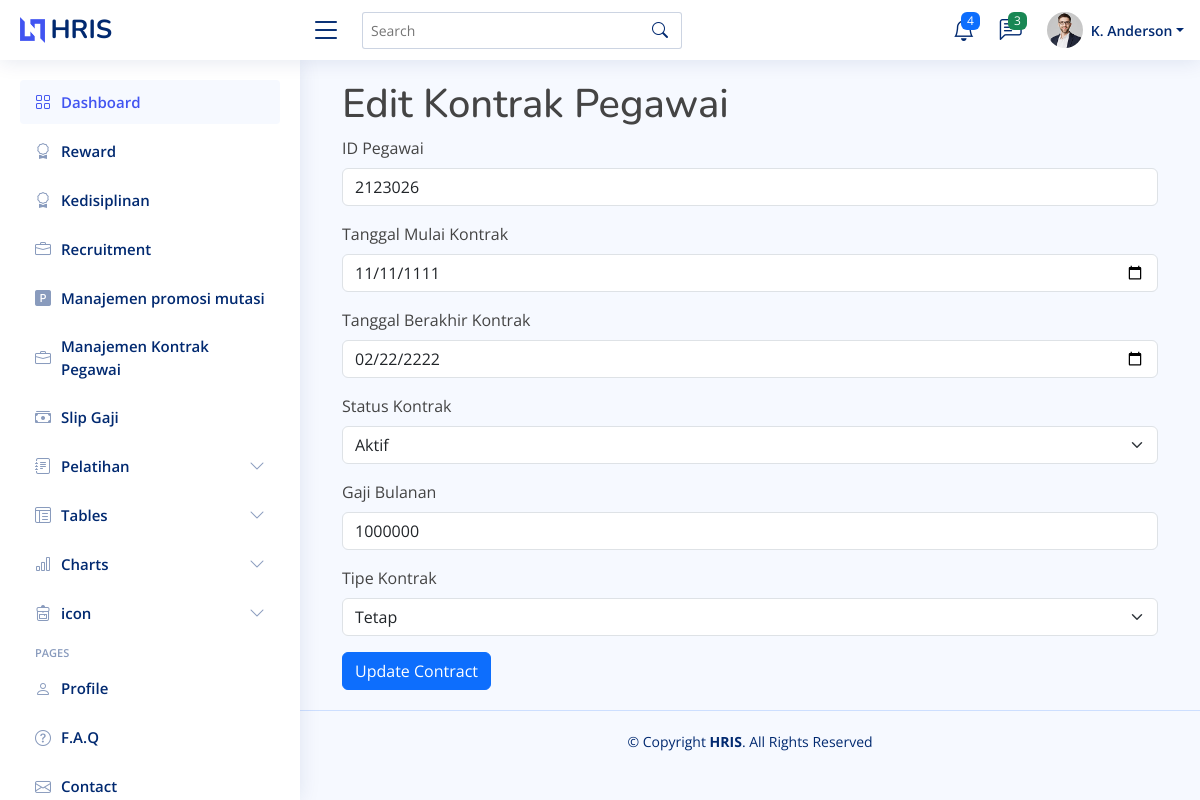
Page /kontrak_pegawai/edit_kontrak.php?id=2123026 on the earlier database version.
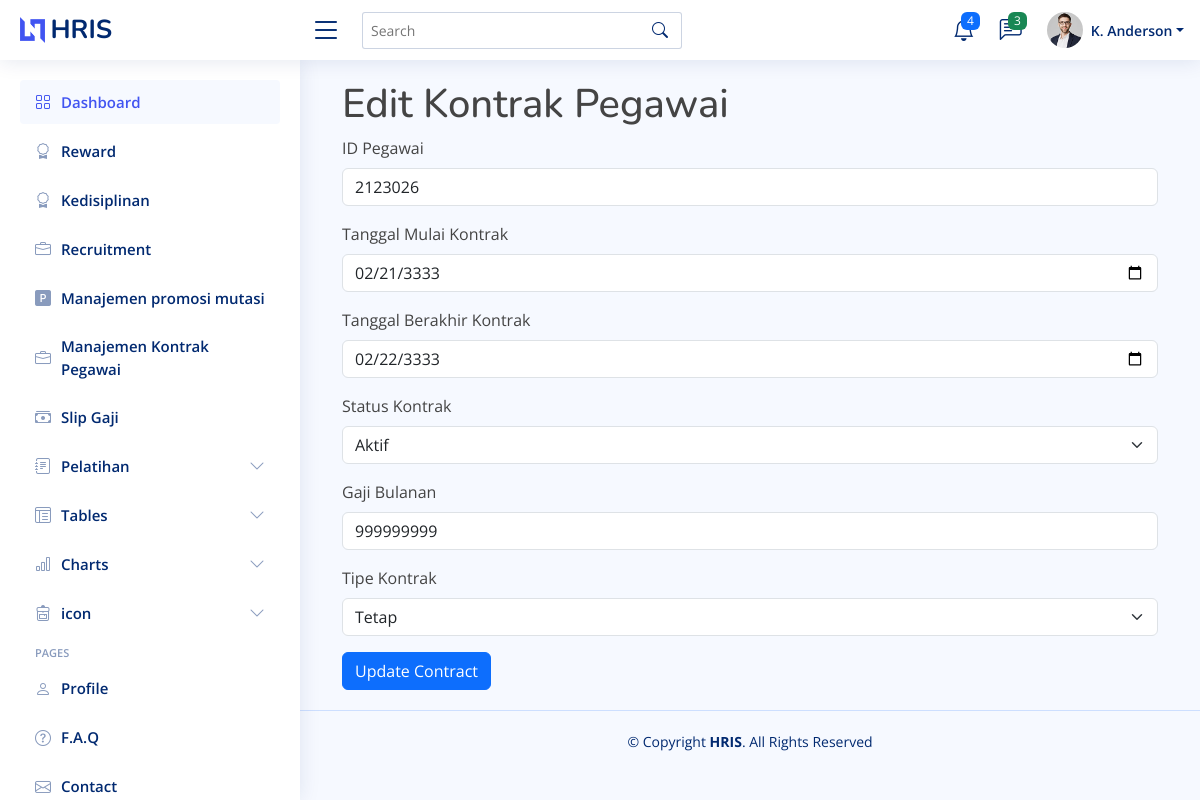
Same page on the later database version.
### kontrak_pegawai/edit_kontrak.php (the view, shortened to what this page needs)
<?php
include '../template/header.php';
include '../template/sidebar.php';
include '../connection.php';
$id = $_GET['id'];
$result = $conn->query("SELECT * FROM `kontrak pegawai` WHERE `id_pegawai` = '$id'");
$contract = $result->fetch_assoc();
?>
<main id="main" class="main">
    <div class="container">
        <h1>Edit Kontrak Pegawai</h1>
        <form method="post" action="update_kontrak.php">
            <div class="mb-3">
                <label for="id_pegawai" class="form-label">ID Pegawai</label>
                <input type="number" class="form-control" id="id_pegawai" name="id_pegawai" value="<?= htmlspecialchars($contract['id_pegawai']) ?>" required placeholder="Enter Employee ID">
            </div>
            <div class="mb-3">
                <label for="tanggal_mulai_kontrak" class="form-label">Tanggal Mulai Kontrak</label>
                <input type="date" class="form-control" id="tanggal_mulai_kontrak" name="tanggal_mulai_kontrak" value="<?= htmlspecialchars($contract['tanggal_mulai_kontrak']) ?>" required>
            </div>
            <div class="mb-3">
                <label for="tanggal_berakhir_kontrak" class="form-label">Tanggal Berakhir Kontrak</label>
                <input type="date" class="form-control" id="tanggal_berakhir_kontrak" name="tanggal_berakhir_kontrak" value="<?= htmlspecialchars($contract['tanggal_berakhir_kontrak']) ?>" required>
            </div>
            <div class="mb-3">
                <label for="status_kontrak" class="form-label">Status Kontrak</label>
                <select class="form-select" id="status_kontrak" name="status_kontrak" required>
                    <option value="Aktif" <?= $contract['status_kontrak'] == 'Aktif' ? 'selected' : '' ?>>Aktif</option>
                </select>
            </div>
            <div class="mb-3">
                <label for="gaji_bulanan" class="form-label">Gaji Bulanan</label>
                <input type="text" class="form-control" id="gaji_bulanan" name="gaji_bulanan" value="<?= htmlspecialchars($contract['gaji_bulanan']) ?>" required placeholder="Enter Monthly Salary">
            </div>
            <div class="mb-3">
                <label for="tipe_kontrak" class="form-label">Tipe Kontrak</label>
                <select class="form-select" id="tipe_kontrak" name="tipe_kontrak" required>
                    <option value="1" <?= $contract['tipe_kontrak'] == '1' ? 'selected' : '' ?>>Tetap</option>
                </select>
            </div>
            <button type="submit" class="btn btn-primary">Update Contract</button>
        </form>
    </div>
</main>
<?php
include '../template/footer.php';
?>

### template/header.php (shortened to what this page needs)
<!DOCTYPE html>
<html lang="en">
<head>
    <link href="<?php echo BASE_URL; ?>/hris/assets/vendor/bootstrap/css/bootstrap.min.css" rel="stylesheet">
    <link href="<?php echo BASE_URL; ?>/hris/assets/vendor/bootstrap-icons/bootstrap-icons.css" rel="stylesheet">
    <link href="<?php echo BASE_URL; ?>/hris/assets/vendor/boxicons/css/boxicons.min.css" rel="stylesheet">
    <link href="<?php echo BASE_URL; ?>/hris/assets/vendor/quill/quill.snow.css" rel="stylesheet">
    <link href="<?php echo BASE_URL; ?>/hris/assets/vendor/quill/quill.bubble.css" rel="stylesheet">
    <link href="<?php echo BASE_URL; ?>/hris/assets/vendor/remixicon/remixicon.css" rel="stylesheet">
    <link href="<?php echo BASE_URL; ?>/hris/assets/vendor/simple-datatables/style.css" rel="stylesheet">
    <link href="<?php echo BASE_URL; ?>/hris/assets/css/style.css" rel="stylesheet">
</head>
<body>
    <header id="header" class="header fixed-top d-flex align-items-center">
        <div class="d-flex align-items-center justify-content-between">
            <a href="index.html" class="logo d-flex align-items-center">
                <img src="<?php echo BASE_URL; ?>/hris/assets/img/logo.png" alt="">
                <span class="d-none d-lg-block">HRIS</span>
            </a>
            <i class="bi bi-list toggle-sidebar-btn"></i>
        </div>
        <div class="search-bar">
            <form class="search-form d-flex align-items-center" method="POST" action="#">
                <input type="text" name="query" placeholder="Search" title="Enter search keyword">
                <button type="submit" title="Search"><i class="bi bi-search"></i></button>
            </form>
        </div>
        <nav class="header-nav ms-auto">
            <ul class="d-flex align-items-center">
                <li class="nav-item dropdown">
                    <a class="nav-link nav-icon" href="#" data-bs-toggle="dropdown">
                        <i class="bi bi-bell"></i>
                        <span class="badge bg-primary badge-number">4</span>
                    </a>
                </li>
                <li class="nav-item dropdown">
                    <a class="nav-link nav-icon" href="#" data-bs-toggle="dropdown">
                        <i class="bi bi-chat-left-text"></i>
                        <span class="badge bg-success badge-number">3</span>
                    </a>
                </li>
                <li class="nav-item dropdown pe-3">
                    <a class="nav-link nav-profile d-flex align-items-center pe-0" href="#" data-bs-toggle="dropdown">
                        <img src="<?php echo BASE_URL; ?>/hris/assets/img/profile-img.jpg" alt="Profile" class="rounded-circle">
                        <span class="d-none d-md-block dropdown-toggle ps-2">K. Anderson</span>
                    </a>
                </li>
            </ul>
        </nav>
    </header>

### template/sidebar.php (shortened to what this page needs)
<aside id="sidebar" class="sidebar">
    <ul class="sidebar-nav" id="sidebar-nav">
        <li class="nav-item">
            <a class="nav-link " href="<?php echo BASE_URL; ?>/hris/index.php">
                <i class="bi bi-grid"></i>
                <span>Dashboard</span>
            </a>
        </li>
        <li class="nav-item">
            <a class="nav-link collapsed" data-bs-target="#components-nav" data-bs-toggle="collapse" href="<?php echo BASE_URL; ?>/hris/reward/index.php">
                <i class="bi bi-award"></i><span>Reward</span></i>
            </a>
        </li>
        <li class="nav-item">
            <a class="nav-link collapsed" data-bs-target="#components-nav" data-bs-toggle="collapse" href="<?php echo BASE_URL; ?>/hris/kedisiplinan/index.php">
                <i class="bi bi-award"></i><span>Kedisiplinan</span></i>
            </a>
        </li>
        <li class="nav-item">
            <a class="nav-link collapsed" href="<?php echo BASE_URL; ?>/hris/recruitment/index.php">
                <i class="bi bi-briefcase"></i><span>Recruitment</span>
            </a>
        </li>
        <li class="nav-item">
            <a class="nav-link collapsed" href="<?php echo BASE_URL; ?>/hris/promosi_mutasi/promosi.php">
            <i class="bi bi-p-square-fill"></i><span>Manajemen promosi mutasi</span>
        </a>
        </li>
        <li class="nav-item">
        <a class="nav-link collapsed" href="<?php echo BASE_URL; ?>/hris/kontrak_pegawai/index.php">
            <i class="bi bi-briefcase"></i><span>Manajemen Kontrak Pegawai</span>
        </a>
        <li class="nav-item">
        <a class="nav-link collapsed" href="<?php echo BASE_URL; ?>/hris/slip_gaji/index.php">
            <i class="bi bi-cash-stack"></i><span>Slip Gaji</span>
        </a>
    </li>
        <li class="nav-item">
            <a class="nav-link collapsed" data-bs-target="#forms-nav" data-bs-toggle="collapse" href="#">
                <i class="bi bi-journal-text"></i><span>Pelatihan</span><i class="bi bi-chevron-down ms-auto"></i>
            </a>
        </li>
        <li class="nav-item">
            <a class="nav-link collapsed" data-bs-target="#tables-nav" data-bs-toggle="collapse" href="#">
                <i class="bi bi-layout-text-window-reverse"></i><span>Tables</span><i class="bi bi-chevron-down ms-auto"></i>
            </a>
        </li>
        <li class="nav-item">
            <a class="nav-link collapsed" data-bs-target="#charts-nav" data-bs-toggle="collapse" href="#">
                <i class="bi bi-bar-chart"></i><span>Charts</span><i class="bi bi-chevron-down ms-auto"></i>
            </a>
        </li>
        <li class="nav-item">
            <a class="nav-link collapsed" data-bs-target="#icons-nav" data-bs-toggle="collapse" href="<?php echo BASE_URL; ?>/hris/reward/index.php">
                <i class="bi bi-backpack4"></i><span>icon</span><i class="bi bi-chevron-down ms-auto"></i>
            </a>
        </li>
        <li class="nav-heading">Pages</li>
        <li class="nav-item">
            <a class="nav-link collapsed" href="users-profile.html">
                <i class="bi bi-person"></i>
                <span>Profile</span>
            </a>
        </li>
        <li class="nav-item">
            <a class="nav-link collapsed" href="pages-faq.html">
                <i class="bi bi-question-circle"></i>
                <span>F.A.Q</span>
            </a>
        </li>
        <li class="nav-item">
            <a class="nav-link collapsed" href="pages-contact.html">
                <i class="bi bi-envelope"></i>
                <span>Contact</span>
            </a>
        </li>
    </ul>
</aside>

### template/footer.php (shortened to what this page needs)
<footer id="footer" class="footer">
    <div class="copyright">
        &copy; Copyright <strong><span>HRIS</span></strong>. All Rights Reserved
    </div>
</footer>
</body>
</html>

### assets/css/style.css (style rules this page uses)
:root { scroll-behavior: smooth; }
body { font-family: "Open Sans", sans-serif; background: #f6f9ff; color: #444444; }
a { color: #4154f1; text-decoration: none; }
h1, h2, h3, h4, h5, h6 { font-family: "Nunito", sans-serif; }
#main { margin-top: 60px; padding: 20px 30px; transition: all 0.3s; }
.logo { line-height: 1; }
@media (min-width: 1200px) { .logo { width: 280px; } }
.logo img { max-height: 26px; margin-right: 6px; }
.logo span { font-size: 26px; font-weight: 700; color: #012970; font-family: "Nunito", sans-serif; }
.header { transition: all 0.5s; z-index: 997; height: 60px; box-shadow: 0px 2px 20px rgba(1, 41, 112, 0.1); background-color: #fff; padding-left: 20px; }
.header .toggle-sidebar-btn { font-size: 32px; padding-left: 10px; cursor: pointer; color: #012970; }
.header .search-bar { min-width: 360px; padding: 0 20px; }
.header .search-form { width: 100%; }
.header .search-form input { border: 0; font-size: 14px; color: #012970; border: 1px solid rgba(1, 41, 112, 0.2); padding: 7px 38px 7px 8px; border-radius: 3px; transition: 0.3s; width: 100%; }
.header .search-form button { border: 0; padding: 0; margin-left: -30px; background: none; }
.header .search-form button i { color: #012970; }
.header-nav ul { list-style: none; }
.header-nav>ul { margin: 0; padding: 0; }
.header-nav .nav-icon { font-size: 22px; color: #012970; margin-right: 25px; position: relative; }
.header-nav .nav-profile { color: #012970; }
.header-nav .nav-profile img { max-height: 36px; }
.header-nav .nav-profile span { font-size: 14px; font-weight: 600; }
.header-nav .badge-number { position: absolute; inset: -2px -5px auto auto; font-weight: normal; font-size: 12px; padding: 3px 6px; }
.sidebar { position: fixed; top: 60px; left: 0; bottom: 0; width: 300px; z-index: 996; transition: all 0.3s; padding: 20px; overflow-y: auto; scrollbar-width: thin; scrollbar-color: #aab7cf transparent; box-shadow: 0px 0px 20px rgba(1, 41, 112, 0.1); background-color: #fff; }
@media (min-width: 1200px) { #main, #footer { margin-left: 300px; } }
.sidebar-nav { padding: 0; margin: 0; list-style: none; }
.sidebar-nav li { padding: 0; margin: 0; list-style: none; }
.sidebar-nav .nav-item { margin-bottom: 5px; }
.sidebar-nav .nav-heading { font-size: 11px; text-transform: uppercase; color: #899bbd; font-weight: 600; margin: 10px 0 5px 15px; }
.sidebar-nav .nav-link { display: flex; align-items: center; font-size: 15px; font-weight: 600; color: #4154f1; transition: 0.3; background: #f6f9ff; padding: 10px 15px; border-radius: 4px; }
.sidebar-nav .nav-link i { font-size: 16px; margin-right: 10px; color: #4154f1; }
.sidebar-nav .nav-link.collapsed { color: #012970; background: #fff; }
.sidebar-nav .nav-link.collapsed i { color: #899bbd; }
.sidebar-nav .nav-link .bi-chevron-down { margin-right: 0; transition: transform 0.2s ease-in-out; }
.footer { padding: 20px 0; font-size: 14px; transition: all 0.3s; border-top: 1px solid #cddfff; }
.footer .copyright { text-align: center; color: #012970; }

Differences in the rows shown:
changed kontrak pegawai "2123026": tanggal_mulai_kontrak "11/11/1111" → "02/21/3333"; tanggal_berakhir_kontrak "02/22/2222" → "02/22/3333"; gaji_bulanan "1000000" → "999999999"
